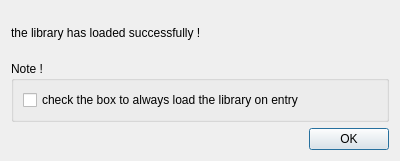
<?xml version="1.0" encoding="UTF-8"?>
<ui version="4.0">
 <class>vsPluginActivationDialog</class>
 <widget class="QDialog" name="vsPluginActivationDialog">
  <property name="geometry">
   <rect>
    <x>0</x>
    <y>0</y>
    <width>400</width>
    <height>161</height>
   </rect>
  </property>
  <property name="windowTitle">
   <string>Dialog</string>
  </property>
  <layout class="QVBoxLayout" name="verticalLayout">
   <item>
    <widget class="QLabel" name="loadedLabel">
     <property name="text">
      <string>the library has loaded successfully !</string>
     </property>
    </widget>
   </item>
   <item>
    <widget class="QGroupBox" name="groupBox">
     <property name="title">
      <string>Note !</string>
     </property>
     <property name="flat">
      <bool>true</bool>
     </property>
     <layout class="QHBoxLayout" name="horizontalLayout">
      <item>
       <widget class="QCheckBox" name="checkBox">
        <property name="text">
         <string>check the box to always load the library on entry</string>
        </property>
       </widget>
      </item>
     </layout>
    </widget>
   </item>
   <item>
    <widget class="QDialogButtonBox" name="buttonBox">
     <property name="orientation">
      <enum>Qt::Horizontal</enum>
     </property>
     <property name="standardButtons">
      <set>QDialogButtonBox::Ok</set>
     </property>
    </widget>
   </item>
  </layout>
 </widget>
 <resources/>
 <connections>
  <connection>
   <sender>buttonBox</sender>
   <signal>accepted()</signal>
   <receiver>vsPluginActivationDialog</receiver>
   <slot>accept()</slot>
   <hints>
    <hint type="sourcelabel">
     <x>248</x>
     <y>254</y>
    </hint>
    <hint type="destinationlabel">
     <x>157</x>
     <y>274</y>
    </hint>
   </hints>
  </connection>
  <connection>
   <sender>buttonBox</sender>
   <signal>rejected()</signal>
   <receiver>vsPluginActivationDialog</receiver>
   <slot>reject()</slot>
   <hints>
    <hint type="sourcelabel">
     <x>316</x>
     <y>260</y>
    </hint>
    <hint type="destinationlabel">
     <x>286</x>
     <y>274</y>
    </hint>
   </hints>
  </connection>
 </connections>
</ui>
